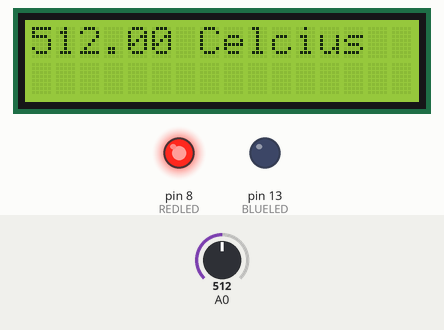
The sketch below on a simulated Arduino Uno, built with avr-gcc and run on an emulated ATmega328P. On the bench: 16×2 character LCD, output pins drawn as LEDs (lit = HIGH). The test bench sets the inputs (shaded band); at power-on: A0 = 512. What the sketch prints to the serial monitor is not drawn.

Above: at 1.2 s.
1.3 s: A0 set to 22
At 3.1 s:
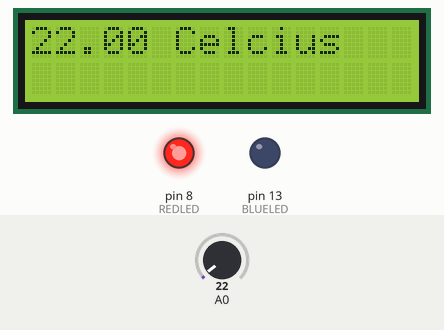
3.5 s: A0 set to 18
At 5.7 s:
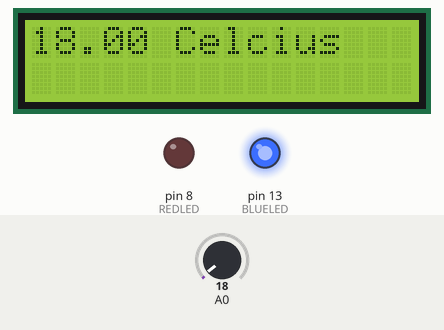
6.5 s: A0 set to 0
At 7.8 s:
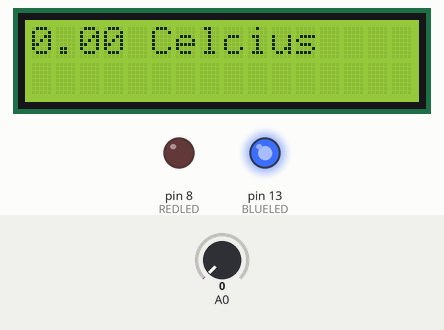
Timing chart, 0 to 9.5 s (numbered marks = the images above; inputs shaded):
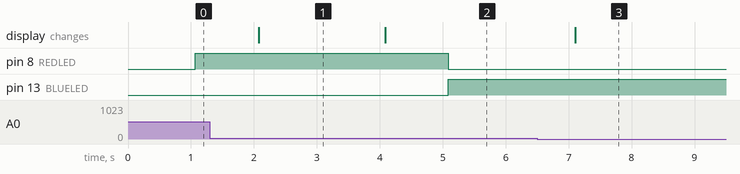

Measured:
- the behaviour switches between 21 and 20 on A0 (found by bisection; images 1 and 2)
- after the input at 1.3 s, the display: changes after 0.78 s (image 1)
- after the input at 3.5 s, pin 8 (REDLED): HIGH → LOW after 1.6 s; pin 13 (BLUELED): LOW → HIGH after 1.6 s; the display: changes after 0.59 s (image 2)
- after the input at 6.5 s, the display: changes after 0.60 s (image 3)

The sketch:

Heating_and_Cooling_System.ino
```cpp
/* Yasmin Kullab
 This Code explains a controlled software and hardware component based
 system to manage a Smart Office, this project includes managing heating and cooling.
 */


#include <LiquidCrystal.h>

LiquidCrystal lcd(12, 11, 5, 4, 3, 2); // numbers of the interface pins
const int REDLED = 8;                  // Heat
const int BLUELED = 13;                	// Cool
float temp= 0;	                       // temperature in degrees
int time;
const int tPin = 0;
double Voltage;
float AC;


void setup()
{
  Serial.begin(9600);
  pinMode (REDLED,OUTPUT);
  pinMode (BLUELED,OUTPUT);
  lcd.begin(16,2);
  //lcd.print("24 degrees C");
}


void loop()
{
  lcd.clear();

  temp = analogRead(A0);

  Voltage = tPin*0.0048828125;


  lcd.setCursor(0,0);

  Serial.println(temp);
    Serial.println(" Celcius");
  lcd.print(temp);
  lcd.print(" Celcius");
  lcd.setCursor(8,0);

  delay(1000);

  if ( temp > 20 )
  {
    digitalWrite(REDLED,HIGH);
    digitalWrite(BLUELED,LOW);
}
   else if ( temp < 28)
  {
    digitalWrite(BLUELED,HIGH);
    digitalWrite(REDLED,LOW);
  }
  else
  {
    digitalWrite(BLUELED,LOW);
    digitalWrite(REDLED,LOW);
}
}
```
